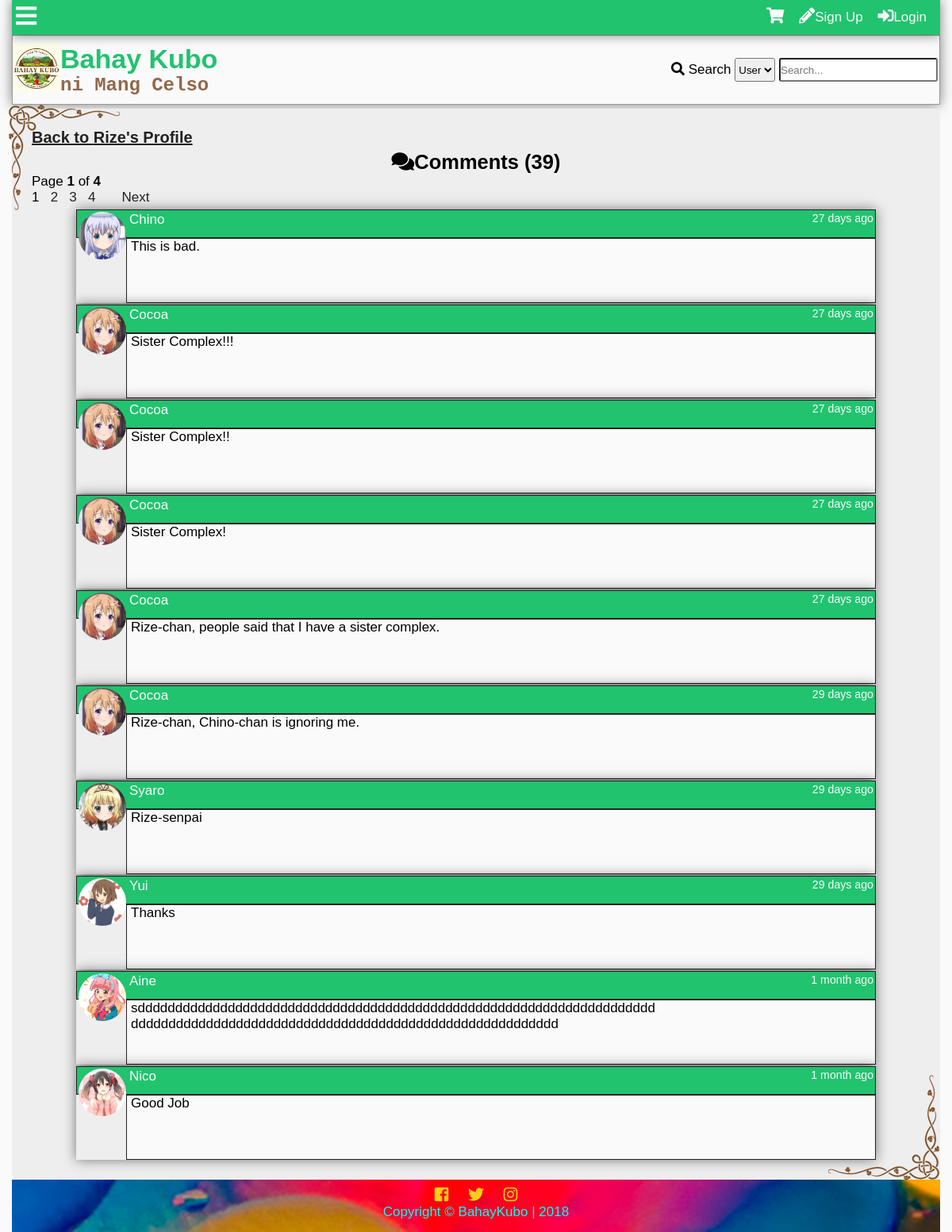
The app's page /profilecomments.php?name=Rize with its own data.
### tables this page shows
CREATE TABLE `tblcomment` (
  `commentid` int(11) NOT NULL,
  `userid` int(11) NOT NULL,
  `receiver` int(11) NOT NULL,
  `comment` text NOT NULL,
  `dateposted` datetime NOT NULL DEFAULT '0000-00-00 00:00:00',
  `modified` timestamp NULL DEFAULT NULL ON UPDATE CURRENT_TIMESTAMP
);

CREATE TABLE `tbluser` (
  `userid` int(11) NOT NULL,
  `username` varchar(100) NOT NULL,
  `password` varchar(100) NOT NULL,
  `firstname` varchar(100) NOT NULL,
  `middlename` varchar(100) NOT NULL,
  `lastname` varchar(100) NOT NULL,
  `birthday` varchar(20) NOT NULL,
  `datecreated` timestamp NOT NULL DEFAULT '0000-00-00 00:00:00',
  `email` varchar(100) NOT NULL,
  `website` varchar(255) NOT NULL,
  `location` varchar(255) NOT NULL,
  `usertypeid` int(11) NOT NULL,
  `access` int(11) NOT NULL,
  `imgname` varchar(100) NOT NULL,
  `imgtype` varchar(100) NOT NULL,
  `imgpath` varchar(200) NOT NULL,
  `bio` text NOT NULL,
  `is_show_email` tinyint(1) NOT NULL,
  `gender` int(11) NOT NULL,
  `lastupdate` timestamp NOT NULL DEFAULT '0000-00-00 00:00:00',
  `lastonline` timestamp NOT NULL DEFAULT '0000-00-00 00:00:00',
  `profileviews` int(11) NOT NULL
);

### profilecomments.php (the view, shortened to what this page needs)
<?php
include'functions.php';
require_once'connection.php';
$name=$_GET['name'];
?>
<!DOCTYPE html>
<html lang="en">
<head>
    <link rel="stylesheet" href="css/style.css">
  	<link rel="stylesheet" href="css/fontawesome-all.css">
</head>
<body>
	<div class="main-container">
		<div class="other-content">
			<h1><a class="btp" href="profile.php?name=<?php echo $name ?>">Back to <?php echo $name ?>'s Profile</a></h1>
<?php
$sql2="SELECT userid FROM tbluser WHERE username='$name'";
$result2=$conn->query($sql2);
$row=$result2->fetch_object();
$rid=$row->userid;
$sql="SELECT commentid FROM tblcomment WHERE receiver='$rid'";
$result=$conn->query($sql);
$rows=$result->num_rows;
$page_rows = 10;
$last = ceil($rows/$page_rows);
$pagenum = 1;
$limit = 'LIMIT ' .($pagenum - 1) * $page_rows .',' .$page_rows;
$sql3="SELECT commentid,tblcomment.userid,username,comment,dateposted,imgpath,modified FROM tblcomment
LEFT JOIN tbluser
	ON tblcomment.userid = tbluser.userid
WHERE receiver='$rid'
ORDER BY commentid DESC $limit";
$textline1 = "<i class='fas fa-comments'></i>Comments (<b>$rows</b>)";
$textline2 = "Page <b>$pagenum</b> of <b>$last</b>";
$paginationCtrls = '';
if($last != 1){
    $paginationCtrls .= ''.$pagenum.' &nbsp; ';
	for($i = $pagenum+1; $i <= $last; $i++){
		$paginationCtrls .= '<a href="'.$_SERVER['PHP_SELF'].'?name='.$_GET['name'].'&pn='.$i.'">'.$i.'</a> &nbsp; ';
	}
	    if ($pagenum != $last) {
        $next = $pagenum + 1;
        $paginationCtrls .= ' &nbsp; &nbsp; <a href="'.$_SERVER['PHP_SELF'].'?name='.$_GET['name'].'&pn='.$next.'">Next</a> ';
    }
}
 echo'<h2>  '.$textline1.'</h2>
  <p>  '.$textline2.' </p>
  <div id="pagination_controls"> '.$paginationCtrls.'</div>';
$result3=$conn->query($sql3);
while($rows2=$result3->fetch_object()){
	$Cuser=$rows2->username;
	$Ccomment=$rows2->comment;
	$dateposted=$rows2->dateposted;
	$Cimg=$rows2->imgpath;
	$modified=$rows2->modified;
	if($modified==0){
		$modified='';
	}else{
		$modified='<i>Modified: '.time_elapsed_string($modified).'</i>';
	}
	echo'<div class="comment-box">
	<div class="comment-header">
	<a class="cm-user" href="profile.php?name='.$Cuser.'">
	<div class="comment-tn">
	<img src="'.$Cimg.'">
	</div>
	'.$Cuser.'</a>
	<small>'.time_elapsed_string($dateposted).'</small>
	</div>
	<div class="comment-body">
	<div class="com-container"><p class="comment-cm">'.nl2br($Ccomment).'</p></div>
		<p class="modified">'.$modified.'</p>';
		echo'
		</div>
		</div>';
	}
?>
		</div>
	</div>
</body>
</html>

### css/style.css (style rules this page uses)
* { padding:0; margin:0; }
:root { --facebookblue:#4267b2; --twitterlogo:#00aced; --lightblue:#c0deed; --sunflower:#ffce1b; --orangered:#FF4500; --magenta:#ff00ff; --lime:#32CD32; --palegreen:#98fb98; --maroon:#800000; --blood-red:#8B0000; --cyan:#00ffff; --bluegreen:#21c36f; --primary-color:#21c36f; --secondary-color:#c0deed; --contrast: #91684a; --secondary-contrast:#313d4b; --light-color:#fafafa; --dark-color:#222; --gray:#eee; --darkgray:#999; }
body { font-family: Lora,'MS Sans Serif',Geneva,sans-serif; font-size: 17px; background:var(--light-color); }
h1,h2,h3,h4,h5,h6 { font-family: Arial, Helvetica, sans-serif; }
a { text-decoration: none; }
.main-container { display:grid; grid-template-areas: "subheader" "header" "main-search" "content" "footer"; margin:0px; padding:0 15px 0 15px; }
.other-content { box-sizing: border-box; border-radius: 8px; padding:25px; background: var(--gray); min-height:85vh; position: relative; }
.other-content::before { content:url(../img/corner-border.png); position: absolute; top:0 left:0; z-index: 1; margin-top:-30px; margin-left: -30px; }
.other-content::after { position: absolute; content:url(../img/corner-border2.png); right: 0; bottom:0; z-index: 1; }
.other-content h1 { float:center; font-size: 25px; }
.other-content h2,.other-content h3 { text-align: center; margin-top: 5px; }
.btp { color:var(--dark-color); font-size: 20px; text-decoration: underline; }
.comment-box { width:90%; display:block; margin-left: auto; margin-right: auto; margin-top: 2px; box-shadow: 0 0 15px rgba(0,0,0,0.5); }
.comment-box small { float:right; }
.comment-header { background: var(--primary-color); color: var(--light-color); padding:2px; padding-bottom:12px; border:1px solid var(--dark-color); }
.cm-user { color: var(--light-color); padding-left:4px; }
.comment-body { background: var(--light-color); padding-left: 5px; min-height:80px; border: 1px solid var(--dark-color); overflow-x: hidden; overflow-y: hidden; }
.com-container { width:670px; }
.comment-cm { word-wrap: break-word; }
.comment-tn { height:60px; width:60px; border-radius: 50%; overflow:hidden; float:left; }
.comment-tn img { max-width: 100%; }
#pagination_controls { margin-bottom: 5px; }
#pagination_controls a { color:var(--dark-color); }

### records on screen
tblcomment: userid.imgpath (picture), userid.username "Chino", dateposted "27 days ago", comment "This is bad."
tblcomment: userid.imgpath (picture), userid.username "Cocoa", dateposted "27 days ago", comment "Sister Complex!!!"
tblcomment: userid.imgpath (picture), userid.username "Cocoa", dateposted "27 days ago", comment "Sister Complex!!"
tblcomment: userid.imgpath (picture), userid.username "Cocoa", dateposted "27 days ago", comment "Sister Complex!"
tblcomment: userid.imgpath (picture), userid.username "Cocoa", dateposted "27 days ago", comment "Rize-chan, people said that I have a sister complex."
tblcomment: userid.imgpath (picture), userid.username "Cocoa", dateposted "29 days ago", comment "Rize-chan, Chino-chan is ignoring me."
tblcomment: userid.imgpath (picture), userid.username "Syaro", dateposted "29 days ago", comment "Rize-senpai"
tblcomment: userid.imgpath (picture), userid.username "Yui", dateposted "29 days ago", comment "Thanks"
tblcomment: userid.imgpath (picture), userid.username "Aine", dateposted "1 month ago", comment "sdddddddddddddddddddddddddddddddddddddddddddddddddddddddddddddddddddddddddddddddddddddddddddddddddddddddddddddddddddddddddddddd"
tblcomment: userid.imgpath (picture), userid.username "Nico", dateposted "1 month ago", comment "Good Job"

### other values on screen
$name "Rize"
$rows "39"
$pagenum "1"
$last "4"
